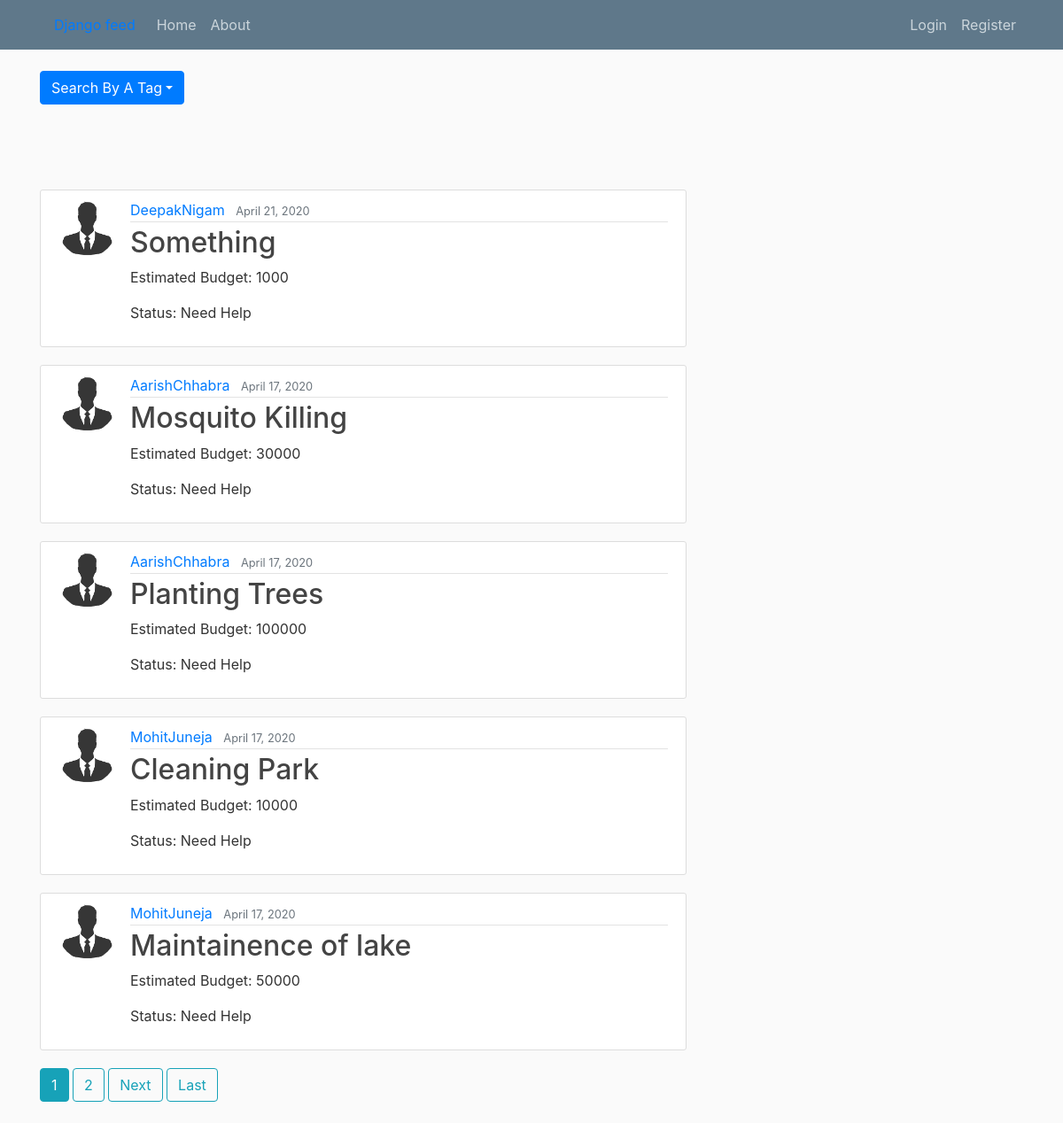
The app's page /, older data.
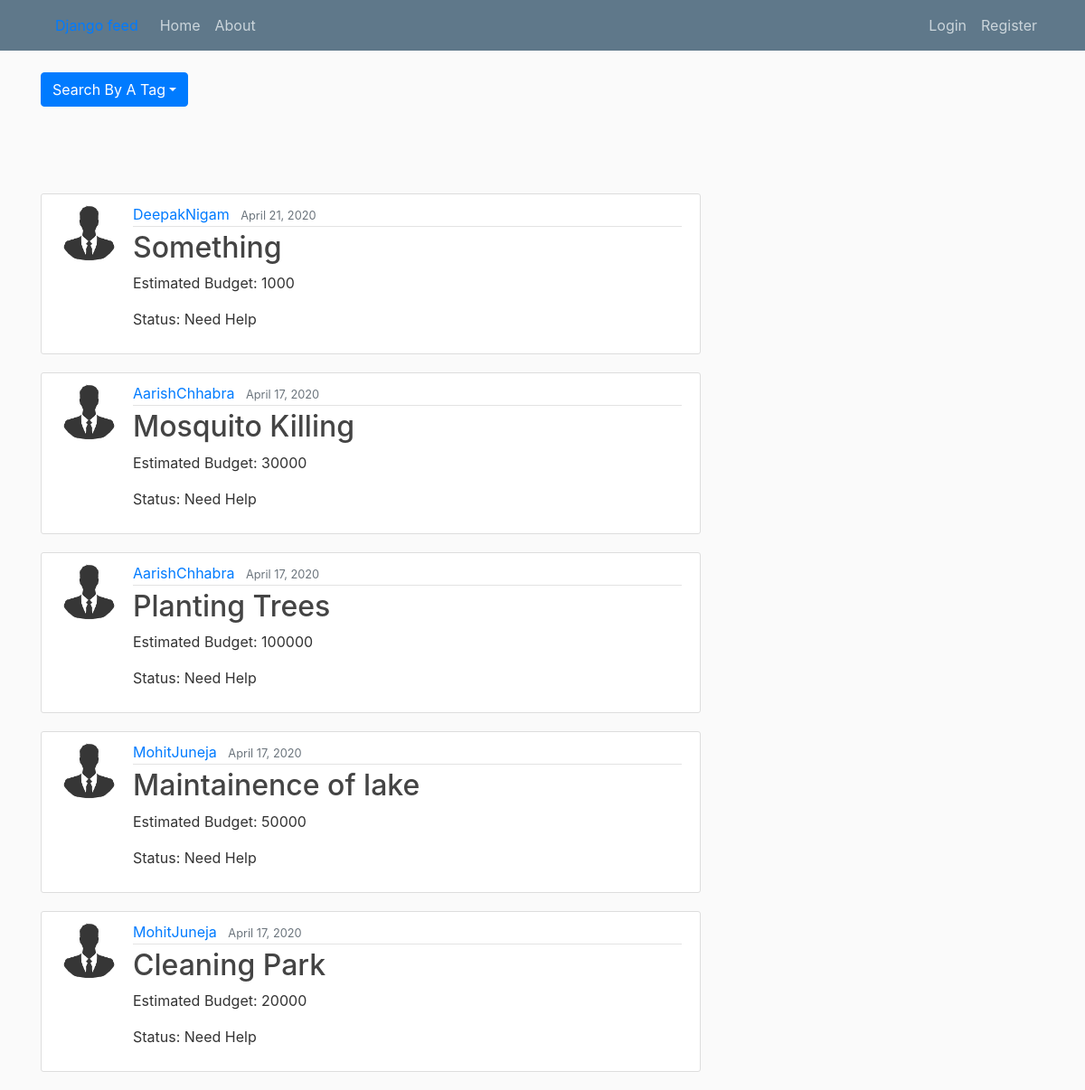
The same page, newer data.
### feed/models.py (models this page shows, shortened)
class service(models.Model):
	title = models.CharField(max_length=100)
	content = models.TextField()
	tags = TaggableManager()
	created_by = models.ForeignKey(User,on_delete=models.CASCADE,related_name="creator")
	date_of_creation = models.DateTimeField(default=timezone.now)
	status = models.CharField(max_length=100,default="Need Help")
	provider = models.ForeignKey(User,on_delete=models.CASCADE,blank=True,null=True,related_name="assignee")
	estimate_budget = models.IntegerField()
	expected_date_of_completion = models.DateTimeField()
	service_pre_Img = models.ImageField(default='default_incomplete.png',upload_to='before_service/')
	complete_info = models.TextField(default="Service Completed")
	service_post_Img = models.ImageField(default='default_incomplete.png',upload_to='after_service/')

### users/models.py (models this page shows, shortened)
class Profile(models.Model):
	user = models.OneToOneField(User, on_delete=models.CASCADE)
	image = models.ImageField(default='default.png',upload_to="profile_pics")

### feed/views.py (the view)
# urls.py: path('', PostListView.as_view(), name='feed-home'),
class PostListView(FormMixin, ListView):
	model = service
	template_name = 'feed/home.html'  # <app>/<model>_<viewtype>.html
	context_object_name = 'posts'
	paginate_by = 5
	form_class = search_form
	def get_queryset(self):
		return service.objects.filter(status="Need Help").order_by('-date_of_creation')
	def get_context_data(self, **kwargs):
		context = super().get_context_data(**kwargs)
		context['tags'] = all_tags
		return context

### feed/templates/feed/home.html (shortened to what this page needs)
{% extends "feed/base.html" %}
{% load crispy_forms_tags %}
{% block content %}
	<div class="dropdown">
  <button class="btn btn-primary dropdown-toggle" type="button" id="dropdownMenu1" data-toggle="dropdown"
    aria-haspopup="true" aria-expanded="false">Search By A Tag</button>
</div>
	<br>
	<br>
    <br>
    <br>
	{% for post in posts %}
		<article class="media content-section">
			<img class = "rounded-circle article-img" src="{{ post.created_by.profile.image.url }}">
		  <div class="media-body">
		    <div class="article-metadata">
		      <a class="mr-2" href="{% url 'user-posts' post.created_by.username %}">{{ post.created_by }}</a>
		      <small class="text-muted">{{ post.date_of_creation|date:"F d, Y" }}</small>
		    </div>
		    <h2><a class="article-title" href="{% url 'post-detail' post.id %}">{{ post.title }}</a></h2>
		    <p class="article-content">Estimated Budget: {{ post.estimate_budget }}</p>
		    <p class="article-content">Status: {{post.status }}</p>
		  </div>
		</article>
	{% endfor %}
	{% include "feed/pagination.html" %}
{% endblock content %}

Row changes from the older to the newer data that the page shows:
no longer on this page (row edited): service: created_by.profile.image (placeholder picture), created_by "MohitJuneja", date_of_creation "April 17, 2020", title "Cleaning Park", estimate_budget "10000", status "Need Help"
now on this page (row unchanged): service: created_by.profile.image (placeholder picture), created_by "MohitJuneja", date_of_creation "April 17, 2020", title "Cleaning Park", estimate_budget "20000", status "Need Help"
Text that changed along with them:
list line gone: "1"
list line gone: "2"
text no longer shown: "Next Last"
